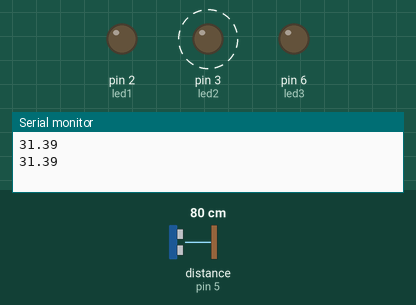
This sketch was run on a simulated Arduino Uno, built with avr-gcc and run on an emulated ATmega328P. Parts: output pins drawn as LEDs (lit = HIGH), the last lines printed to the serial monitor. Wiring (inferred from the names in the program): ultrasonic range finder: trigger pin 4; echo pin 5. Dashed ring = blinking. The inputs (shaded band) are chosen by the test bench; at power-on: distance to the obstacle (sensor on pin 5) 80 cm. The echo pulse lasts 58.3 µs per cm; pins used as bus, display or sensor lines are not drawn.

Above: at 1.8 s.
1.9 s: distance to the obstacle (sensor on pin 5) set to 78 cm
At 2.9 s:
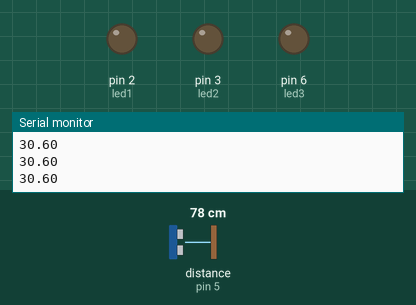
3.4 s: distance to the obstacle (sensor on pin 5) set to 250 cm
At 3.68 s:
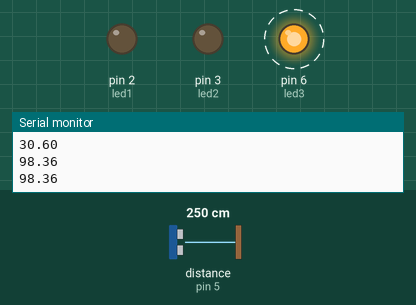
6.9 s: distance to the obstacle (sensor on pin 5) set to 185 cm
10.4 s: distance to the obstacle (sensor on pin 5) set to 180 cm
At 10.4 s:
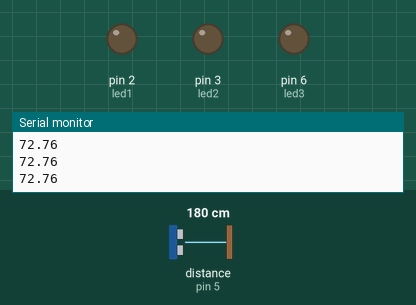
11.9 s: distance to the obstacle (sensor on pin 5) set to 2 cm
At 12.2 s:
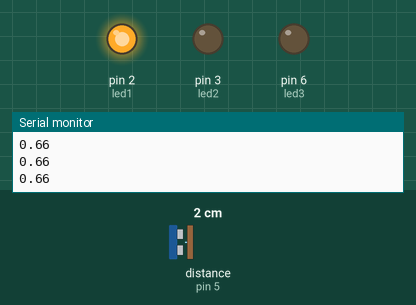
13.4 s: distance to the obstacle (sensor on pin 5) set to 299 cm
At 13.72 s:
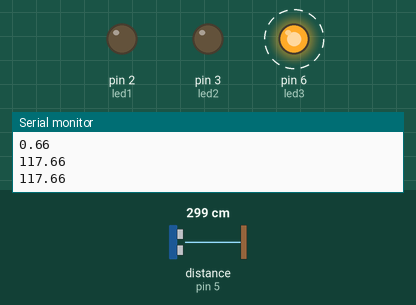
Timing chart, 0 to 17.9 s (numbered marks = the images above; inputs shaded):
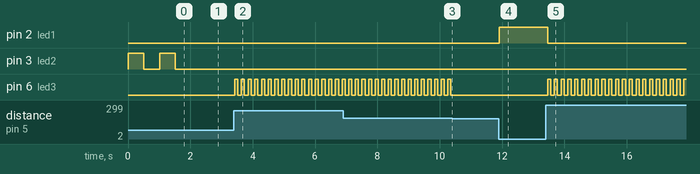

The sketch:

ultrasonicsensorblink.ino
```cpp
int trigPin = 4;
int echoPin = 5;
int led1 = 2;
int led2 = 3;
int led3 = 6;

float distance = 0;

void setup() {
  Serial.begin(9600);
  pinMode(trigPin, OUTPUT);
  pinMode(echoPin, INPUT);
  pinMode(led1, OUTPUT);
  pinMode(led2, OUTPUT);
  pinMode(led3, OUTPUT);
}

void loop() {
  distance = getDistance();
  Serial.println(distance);

  if(distance < 30){
    digitalWrite(led1, HIGH);
    digitalWrite(led2, LOW);
    digitalWrite(led3, LOW);
    delay(50);
  }
  else if(distance > 31 && distance < 70){
    digitalWrite(led1, LOW);
    digitalWrite(led3, LOW);
    digitalWrite(led2, HIGH);
    delay(500);
    digitalWrite(led2, LOW);
    delay(500);
  }
  else if (distance > 71){
    digitalWrite(led1, LOW);
    digitalWrite(led2, LOW);
    digitalWrite(led3, HIGH);
    delay(100);
    digitalWrite(led3, LOW);
    delay(100);
  }
}

float getDistance() {
  digitalWrite(trigPin, LOW);
  delayMicroseconds(2);
  digitalWrite(trigPin, HIGH);
  delayMicroseconds(10);
  digitalWrite(trigPin, LOW);

  float echoTime = pulseIn(echoPin, HIGH);
  float calculatedDistance = echoTime / 148.0;
  return calculatedDistance;
}
```

Measured:
- the behaviour switches between 79 and 78 cm on distance to the obstacle (sensor on pin 5) (found by bisection; images 0 and 1)
- the behaviour switches between 181 and 180 cm on distance to the obstacle (sensor on pin 5) (found by bisection; images 2 and 3)
- after the input at 1.9 s, pin 3 (led2): stays LOW (without the input it goes to HIGH after 0.12 s)
- after the input at 3.4 s, pin 6 (led3): alternates HIGH for 0.10 s and LOW for 0.12 s, starting at once
- after the input at 10.4 s, pin 6 (led3): stops changing and stays LOW
- after the input at 11.9 s, pin 2 (led1): LOW → HIGH at once
- after the input at 13.4 s, pin 2 (led1): HIGH → LOW after 0.06 s; pin 6 (led3): alternates HIGH for 0.10 s and LOW for 0.12 s, starting after 0.06 s
- by itself, pin 3 (led2): alternates HIGH for 0.50 s and LOW for 0.51 s
